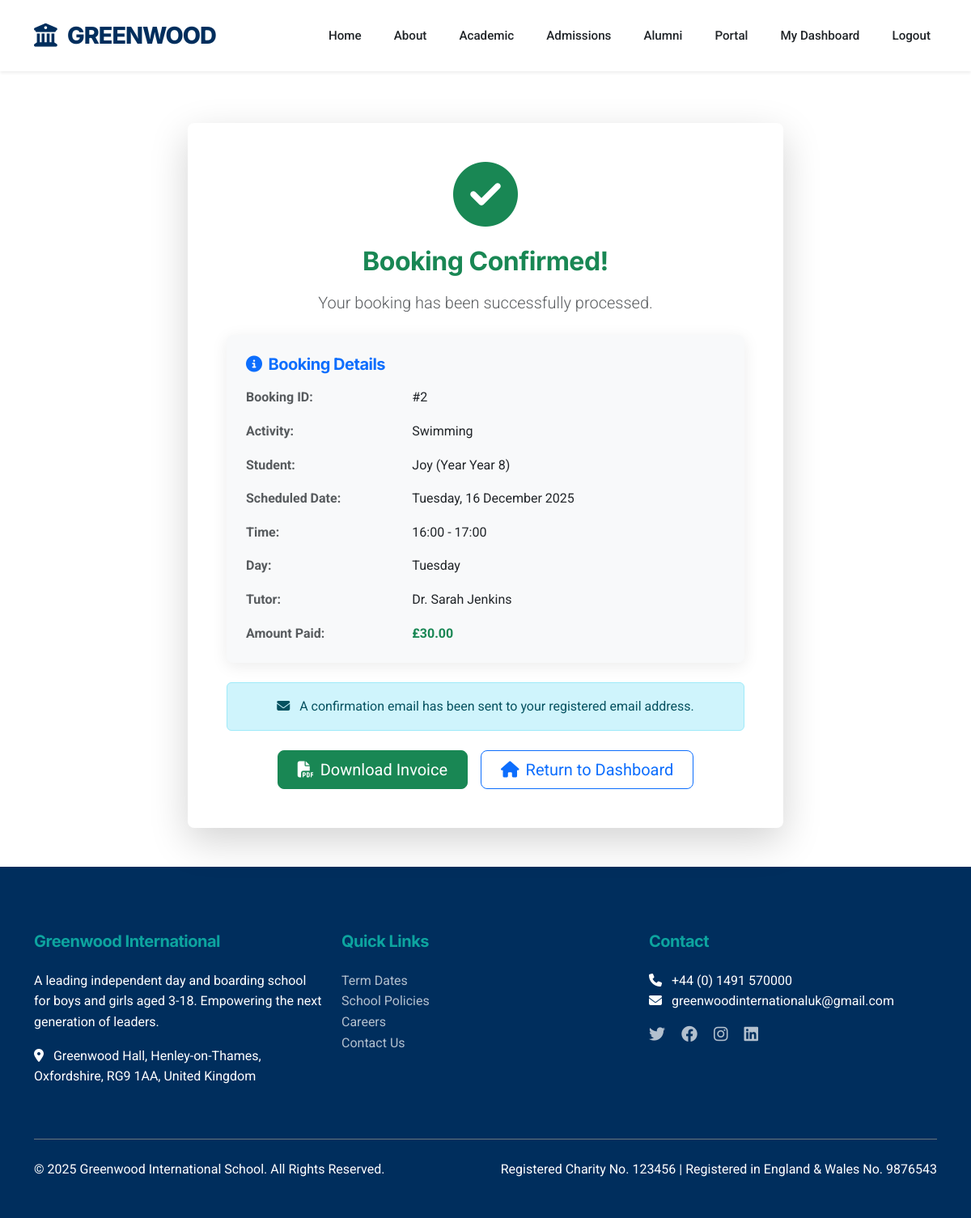
/booking_success/2 (signed in), run on the app's committed database.
### app.py (models this page shows, shortened)
class Booking(db.Model):
    id = db.Column(db.Integer, primary_key=True)
    parent_id = db.Column(db.Integer, db.ForeignKey('parent.id'), nullable=False)
    child_id = db.Column(db.Integer, db.ForeignKey('child.id'), nullable=False)
    activity_id = db.Column(db.Integer, db.ForeignKey('activity.id'), nullable=False)
    booking_date = db.Column(db.Date, nullable=False)
    status = db.Column(db.String(20), default='confirmed') # confirmed, cancelled
    cost = db.Column(db.Float, nullable=False)
    created_at = db.Column(db.DateTime, default=datetime.utcnow)
    __table_args__ = (db.UniqueConstraint('child_id', 'booking_date', name='unique_booking_per_day'),)

class Activity(db.Model):
    id = db.Column(db.Integer, primary_key=True)
    tutor_id = db.Column(db.Integer, db.ForeignKey('tutor.id'), nullable=True)
    name = db.Column(db.String(120), nullable=False)
    description = db.Column(db.Text)
    price = db.Column(db.Float, nullable=False)
    max_capacity = db.Column(db.Integer, default=20)
    day_of_week = db.Column(db.String(20), nullable=False)
    start_time = db.Column(db.String(10), nullable=False)
    end_time = db.Column(db.String(10), nullable=False)
    created_at = db.Column(db.DateTime, default=datetime.utcnow)
    tutor = db.relationship('Tutor', backref='activities', lazy=True)
    bookings = db.relationship('Booking', backref='activity', lazy=True, cascade='all, delete-orphan')
    waitlists = db.relationship('Waitlist', backref='activity', lazy=True, cascade='all, delete-orphan')

class Child(db.Model):
    id = db.Column(db.Integer, primary_key=True)
    parent_id = db.Column(db.Integer, db.ForeignKey('parent.id'), nullable=False)
    name = db.Column(db.String(120), nullable=False)
    age = db.Column(db.Integer)
    grade = db.Column(db.String(20))
    created_at = db.Column(db.DateTime, default=datetime.utcnow)
    bookings = db.relationship('Booking', backref='child', lazy=True, cascade='all, delete-orphan')
    attendance_records = db.relationship('Attendance', backref='child', lazy=True, cascade='all, delete-orphan')

class Tutor(db.Model):
    id = db.Column(db.Integer, primary_key=True)
    email = db.Column(db.String(120), unique=True, nullable=False)
    password = db.Column(db.String(200), nullable=False)
    full_name = db.Column(db.String(120), nullable=False)
    specialization = db.Column(db.String(200))
    qualification = db.Column(db.String(300))
    bio = db.Column(db.Text)
    linkedin_url = db.Column(db.String(200))
    teaching_philosophy = db.Column(db.Text)
    years_experience = db.Column(db.Integer)
    education = db.Column(db.Text)
    certifications = db.Column(db.Text)
    status = db.Column(db.String(20), default='pending')  # pending, approved, rejected
    created_at = db.Column(db.DateTime, default=datetime.utcnow)
    approved_by = db.Column(db.Integer, db.ForeignKey('admin.id'), nullable=True)
    approval_date = db.Column(db.DateTime, nullable=True)

### app.py (the view)
@app.route('/booking_success/<int:booking_id>')
@login_required
def booking_success(booking_id):
    booking = Booking.query.get_or_404(booking_id)
    if booking.parent_id != session['parent_id']:
        return redirect(url_for('dashboard'))
    return render_template('booking_success.html', booking=booking)

### app.py (called while the page is built)
def create_app(config_name='default'):
    app = Flask(__name__)
    app.config.from_object(config[config_name])
    db.init_app(app)
    mail.init_app(app)
    csrf.init_app(app)
    app.config['TEMPLATES_AUTO_RELOAD'] = True
    @app.context_processor
    def inject_now():
        return {'now': datetime.utcnow()}
    return app

def login_required(f):
    @wraps(f)
    def decorated_function(*args, **kwargs):
        if 'parent_id' not in session:
            return redirect(url_for('login', next=request.url))
        return f(*args, **kwargs)
    return decorated_function

### templates/booking_success.html (shortened to what this page needs)
{% extends "base.html" %}
{% block content %}
<div class="container py-5">
    <div class="row justify-content-center">
        <div class="col-md-8">
            <div class="card shadow-lg border-0">
                <div class="card-body p-5 text-center">
                    <div class="mb-4">
                        <i class="fas fa-check-circle text-success" style="font-size: 5rem;"></i>
                    </div>
                    <h2 class="text-success fw-bold mb-3">Booking Confirmed!</h2>
                    <p class="lead text-muted mb-4">Your booking has been successfully processed.</p>
                    <div class="card bg-light border-0 mb-4 text-start">
                        <div class="card-body p-4">
                            <h5 class="text-primary mb-3">
                                <i class="fas fa-info-circle me-2"></i>Booking Details
                            </h5>
                            <div class="row mb-3">
                                <div class="col-sm-4 fw-bold text-muted">Booking ID:</div>
                                <div class="col-sm-8">#{{ booking.id }}</div>
                            </div>
                            <div class="row mb-3">
                                <div class="col-sm-4 fw-bold text-muted">Activity:</div>
                                <div class="col-sm-8">{{ booking.activity.name }}</div>
                            </div>
                            <div class="row mb-3">
                                <div class="col-sm-4 fw-bold text-muted">Student:</div>
                                <div class="col-sm-8">{{ booking.child.name }} (Year {{ booking.child.grade }})</div>
                            </div>
                            <div class="row mb-3">
                                <div class="col-sm-4 fw-bold text-muted">Scheduled Date:</div>
                                <div class="col-sm-8">{{ booking.booking_date.strftime('%A, %d %B %Y') }}</div>
                            </div>
                            <div class="row mb-3">
                                <div class="col-sm-4 fw-bold text-muted">Time:</div>
                                <div class="col-sm-8">{{ booking.activity.start_time }} - {{ booking.activity.end_time
                                    }}</div>
                            </div>
                            <div class="row mb-3">
                                <div class="col-sm-4 fw-bold text-muted">Day:</div>
                                <div class="col-sm-8">{{ booking.activity.day_of_week }}</div>
                            </div>
                            <div class="row mb-3">
                                <div class="col-sm-4 fw-bold text-muted">Tutor:</div>
                                <div class="col-sm-8">{{ booking.activity.tutor.full_name if booking.activity.tutor else
                                    'To Be Assigned' }}</div>
                            </div>
                            <div class="row">
                                <div class="col-sm-4 fw-bold text-muted">Amount Paid:</div>
                                <div class="col-sm-8 text-success fw-bold">£{{ "%.2f"|format(booking.cost) }}</div>
                            </div>
                        </div>
                    </div>
                    <div class="alert alert-info mb-4">
                        <i class="fas fa-envelope me-2"></i>
                        A confirmation email has been sent to your registered email address.
                    </div>
                    <div class="d-grid gap-3 d-md-flex justify-content-md-center">
                        <a href="{{ url_for('generate_invoice', booking_id=booking.id) }}"
                            class="btn btn-success btn-lg px-4">
                            <i class="fas fa-file-pdf me-2"></i>Download Invoice
                        </a>
                        <a href="{{ url_for('dashboard') }}" class="btn btn-outline-primary btn-lg px-4">
                            <i class="fas fa-home me-2"></i>Return to Dashboard
                        </a>
                    </div>
                </div>
            </div>
        </div>
    </div>
</div>
{% endblock %}

### static/css/style.css (style rules this page uses)
:root { --primary-blue: #002E5D; --accent-teal: #0DA49F; --accent-gold: #D4AF37; --bg-body: #FFFFFF; --bg-light: #F8F9FA; --bg-dark: #002E5D; --text-main: #212529; --text-muted: #6c757d; --text-light: #FFFFFF; --font-heading: 'Inter', sans-serif; --font-body: 'Roboto', sans-serif; --card-shadow: 0 4px 20px rgba(0, 0, 0, 0.08); --hover-shadow: 0 10px 30px rgba(0, 0, 0, 0.12); --border-radius: 8px; }
body { background-color: var(--bg-body); color: var(--text-main); font-family: var(--font-body); line-height: 1.6; overflow-x: hidden; }
h1, h2, h3, h4, h5, h6 { font-family: var(--font-heading); color: var(--primary-blue); font-weight: 700; letter-spacing: -0.5px; }
a { color: var(--primary-blue); text-decoration: none; transition: all 0.3s ease; }
.card { border: none; border-radius: var(--border-radius); box-shadow: var(--card-shadow); transition: transform 0.3s ease, box-shadow 0.3s ease; background: white; overflow: hidden; }
.card-body { padding: 2rem; }

### data on the page
Booking: id "2", booking_date "Tuesday, 16 December 2025", cost "30.00"
Activity: activity.name "Swimming", activity.start_time "16:00", activity.end_time "17:00", activity.day_of_week "Tuesday"
Child: child.name "Joy", child.grade "Year 8"
Tutor: activity.tutor "Dr. Sarah Jenkins"
